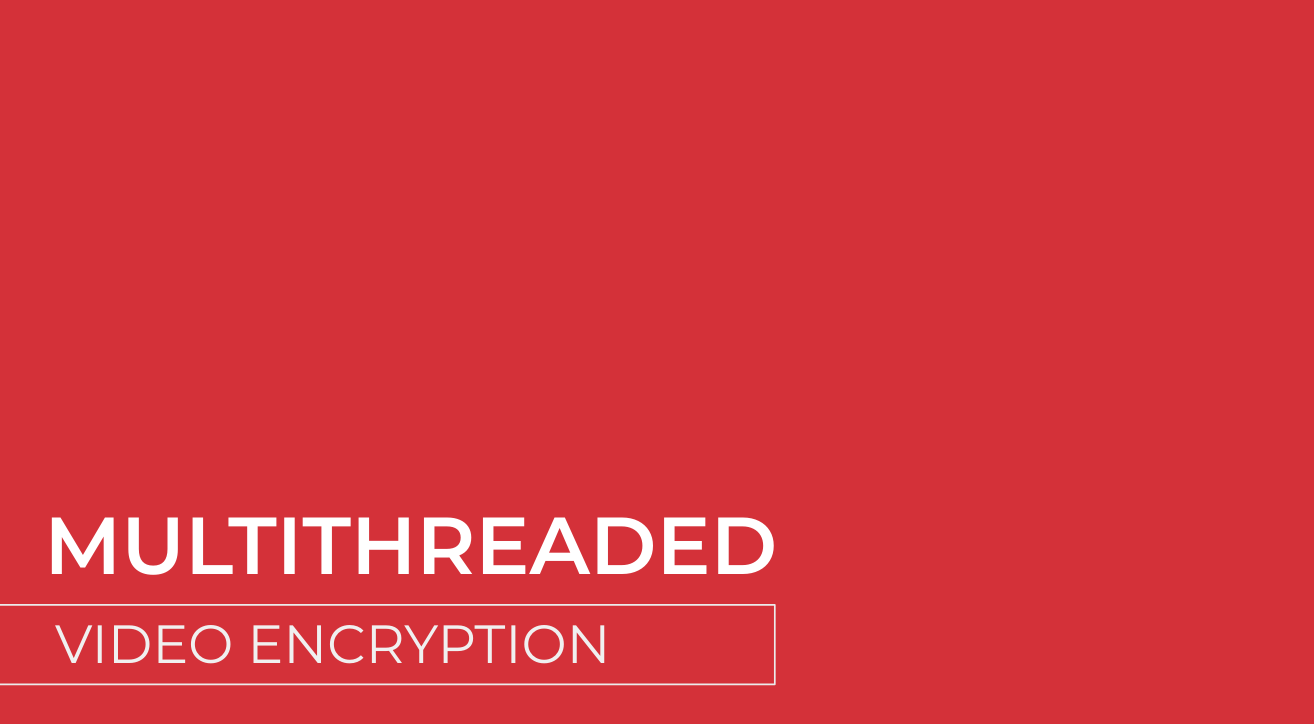
#> input picture Matrix-Mult-Test/test.png, 2628 x 1448 px (shown at 1/2 size)
$ python main.py   (older library calls are emulated)
#> lines starting #> are read from the running program, lines starting #| are printed output that depends on the picture
from scipy import misc
from PIL import Image
import numpy as np
import math
from numpy.linalg import inv
from numba import vectorize, cuda

'''
isPerfSquare:
    -   Take in a 3D array
    -   Compares the length of the rows vs columns
    -   returns a boolean
'''
def isPerfSquare(arr):
    row = len(arr) #rows
    col = len(arr[0]) #columns
    print("Number of rows: ", row,'\n')
    print("Number of columns: ", col,'\n')
    rxc = row - col
    if(rxc != 0):
        return(False)
    return (True)

'''
makePerfSquare :
    -   Takes in a 3D array
    -   will make the array a perfect square by taking
        either the row or column and making that the length
        of both sides.
    -   return a new perfect square array. Padded with zeros to make
        the perfect square matric possible
'''
def makePerfSquare(arr):
    row = len(arr) #rows
    col = len(arr[0]) #columns
    if(row >  col):
        newarr = np.zeros((row, row, 3), dtype = int)
        for i in range(0, col):
            for j in range(0,col):
                for k in range(0,3):
                    newarr[i][j][k] = arr[i][j][k]
        return newarr
    else:
        newarr = np.zeros((col, col, 3), dtype = int)
        for i in range(0, row):
            for j in range(0,col):
                for k in range(0,3):
                    newarr[i][j][k] = arr[i][j][k]
        return newarr


# @vectorize(['float32(float32, float32)'], target='cuda')
# def mult(a,b):
#     res = a*b
#     return res

'''
matrix_mult:
    -   Receives an array
    -   Creates a cypher array which will be used for matrix multiplication
    -   Saves cypher array into its own list which will later be used for inversion (decryption)
    -   applies matrix multiplication to image array and cypher array.
    -   returns new encrypted image array
'''
cypher_list = []
def matrix_mult(arr):
    cypher = np.random.random(arr.shape) # Cypher matrix of arr shape
    cypher_list.append(cypher) # Appends cypher to cypher list for matrix inversion
    result = np.zeros(arr.shape) # Cypher matrix of arr shape

    a2 = arr.reshape(-1, arr.shape[1])
    c2 = cypher.reshape(-1, cypher.shape[1])

    # a2f = np.asarray(a2,dtype="float32")
    # c2f = np.asarray(c2,dtype="float32")

    # Matrix multiplication
    # res = mult(a2f, c2f)
    res = np.dot(a2, c2.T)
    # Reshape 2D -> 3D
    res3d = res.reshape(len(a2[0]),len(a2), 3)
    return res3D

'''
decrypt:
    - todo
'''
def decrypt(image):
    global cypher_list
    cypher = np.asarray(cypher_list[0])
    img = image[:2628,:2628, :3]

    img2d = img.reshape(-1, img.shape[1])
    cypher2d = cypher.reshape(-1, cypher.shape[1])
    c2 = cypher2d[:2628, :2628]
    i2d = img2d[:2628, :2628]

    cInv = inv(c2)

    res2d = np.dot(i2d, cInv)
    print(res2d.shape)
    res3d = res2d.reshape(len(image), len(image[0]), 3)

    # [9 lines of commented-out code are left out]


'''
Function Calls
'''

#Reading the image and making it a matrix
image = misc.imread('test.png')
#> image is the input picture: shape (1448, 2628, 4); mean R, G, B, A 213, 54.2, 62, 255
# enc_image = misc.imread('enc.png')
isSquare = isPerfSquare(image)
#> in isPerfSquare, `row = len(arr)`: row = 1448
#> in isPerfSquare, `col = len(arr[0])`: col = 2628
#| Number of rows:  1448
#| Number of columns:  2628
#> in isPerfSquare, `rxc = row - col`: rxc = -1180
#> isSquare = False

if(isSquare):
    print('Its a square.')
else:
    print('Converting to perfect square..')
    sqrArray = makePerfSquare(image)
#> in makePerfSquare, `row = len(arr)`: row = 1448
#> in makePerfSquare, `col = len(arr[0])`: col = 2628
#> after the loop in makePerfSquare, `for i in range(0, row):`:
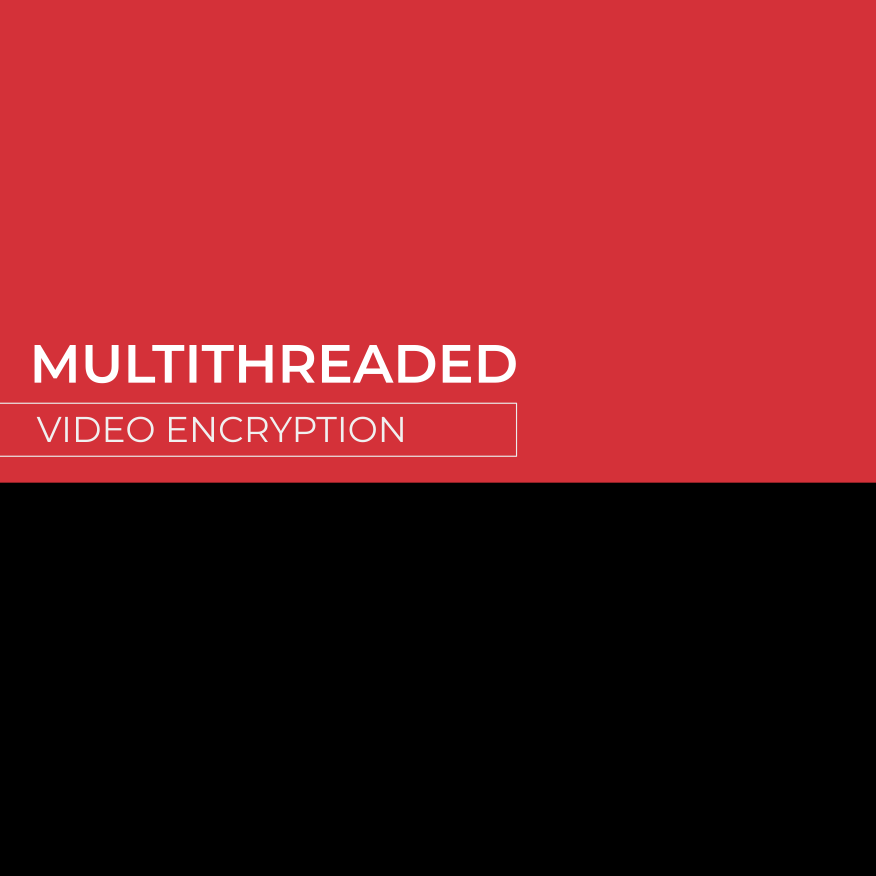
#> newarr: shape (2628, 2628, 3) int64 (shown at 1/3 size); mean R, G, B 117.3, 29.9, 34.2
    print('Multiplying the Matrices..')
    encrypted_image = (matrix_mult(sqrArray))
#> in matrix_mult, `a2 = arr.reshape(-1, arr.shape[1])`:
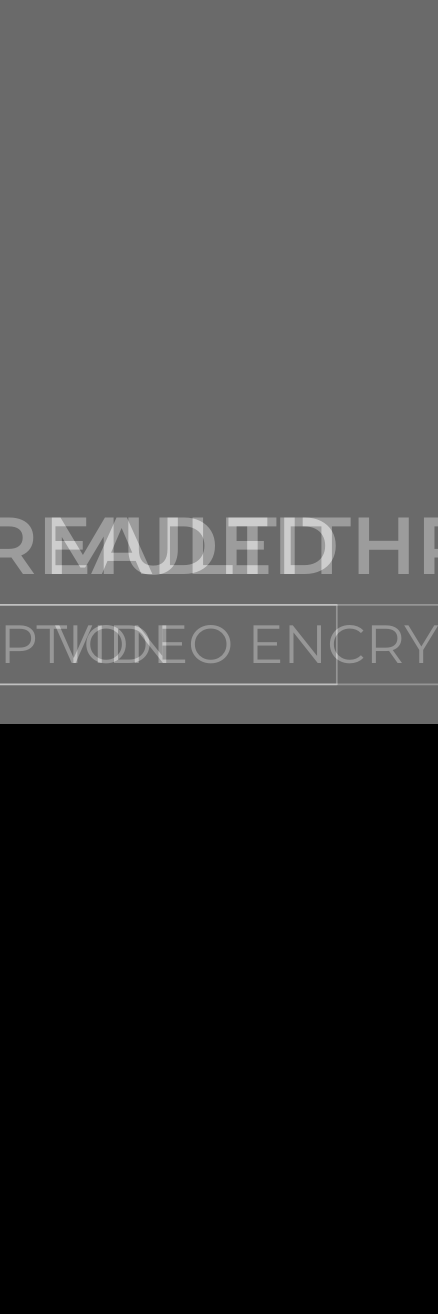
#> a2: shape (7884, 2628) int64 (shown at 1/6 size); min 0, max 255, mean 60.5
#> in matrix_mult, `res = np.dot(a2, c2.T)`:
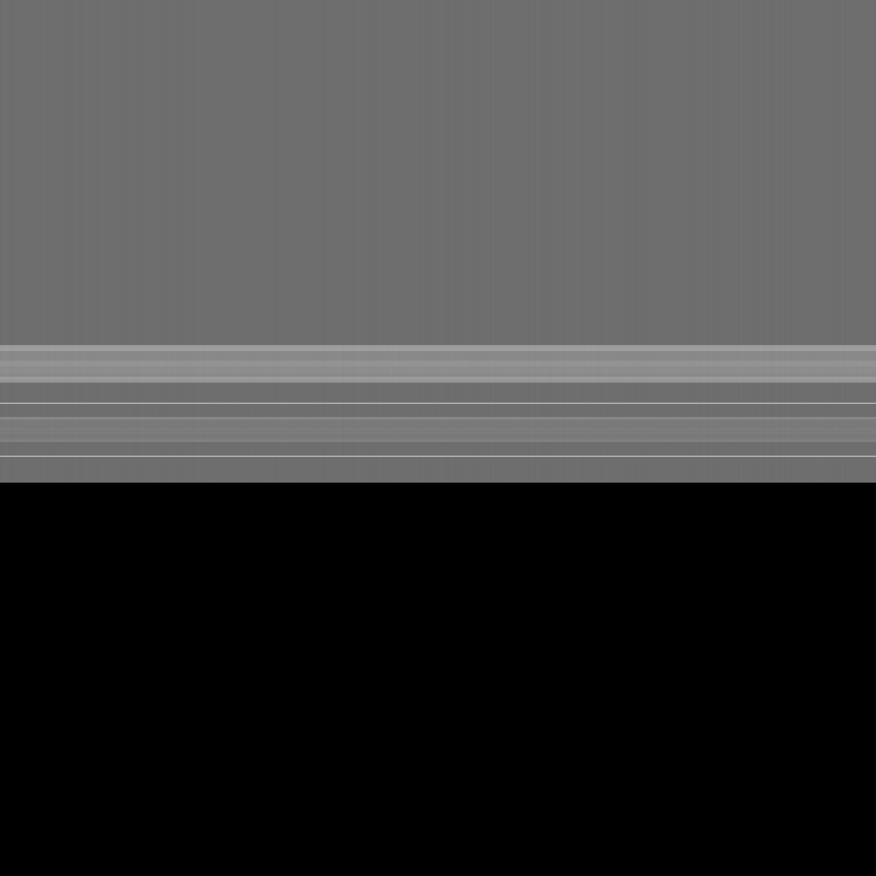
#> res: shape (7884, 7884) float64 (shown at 1/9 size); min 0, max 322480.1, mean 79436.5; drawn with min black and max white
#> in matrix_mult, `res3d = res.reshape(len(a2[0]),len(a2), 3)`:
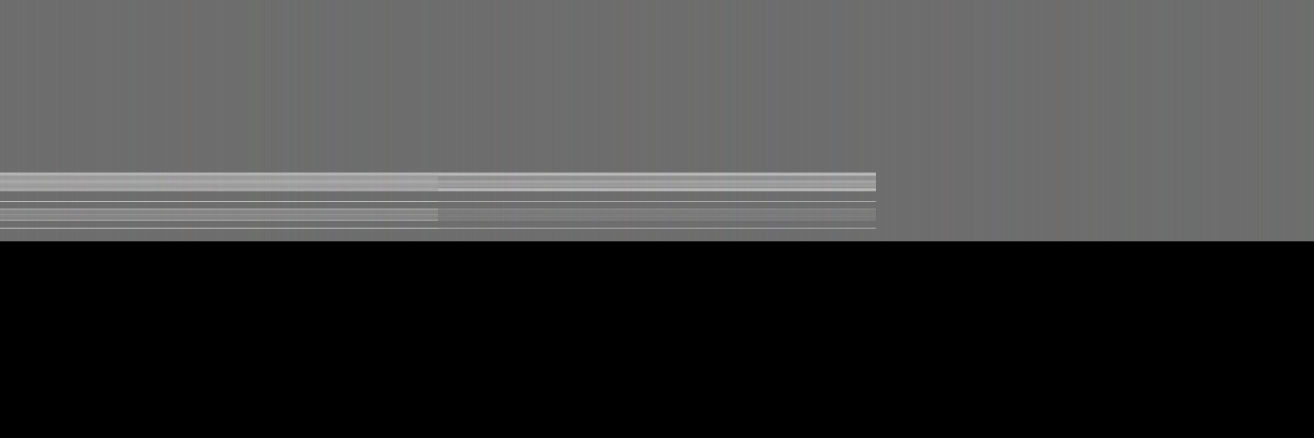
#> res3d: shape (2628, 7884, 3) float64 (shown at 1/6 size); mean of channels 0, 1, 2 79429.1, 79453.1, 79427.4; drawn with min black and max white
#> (the run stopped early here; a loop or call above may not have finished)
